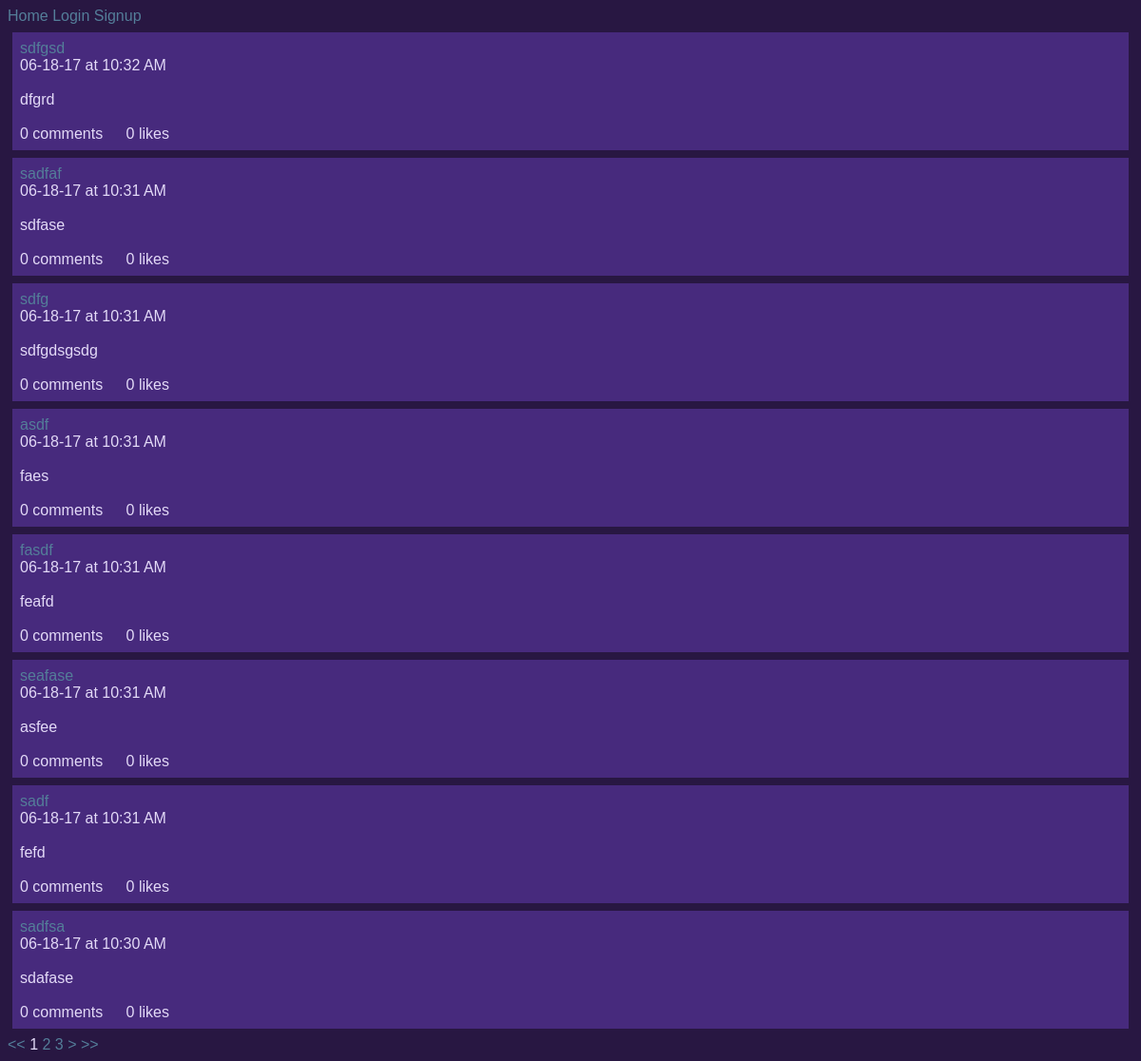
Screenshot of /ben/posts/ with the database file from the repository.
### posts/models.py (models this page shows)
class Post(models.Model):
        title = models.CharField(max_length=100)
        pub_date = models.DateTimeField('date published', auto_now_add=True)
        body = models.TextField()
        user = models.ForeignKey(User, on_delete=models.CASCADE, null=True)
        def utc_to_local(self, utc_datetime):
	        return utc_datetime.astimezone(tz=None)
        def __str__(self):
	        date = self.utc_to_local(self.pub_date).strftime('%m-%d-%y')
	        time = self.utc_to_local(self.pub_date).strftime('%I:%M %p')
	        return '%s at %s \n\n %s \n\n' % (date, time, self.body)

### posts/views.py (the view)
def index(request, username):
    try:
    	User.objects.get(username=username)
    except:
        context = {'username': None}
        return render(request, 'posts/index.html', context)
    user = User.objects.get(username=username)
    posts = Post.objects.filter(user=user).order_by('-pub_date')
    paginator = Paginator(posts, 8)
    page = request.GET.get('page')
    try:
        posts = paginator.page(page);
    except PageNotAnInteger:
        posts = paginator.page(1);
    except EmptyPage:
        posts = paginator.page(paginator.num_pages)
    try:
        lastMinusCurrent = paginator.num_pages - posts.number
    except EmptyPage:
        lastMinusCurrent = 1
    try:
        previousPreviousPage = paginator.page(posts.number - 2)
    except EmptyPage:
        previousPreviousPage = 1
    try:
        nextNextPage = paginator.page(posts.number + 2)
    except EmptyPage:
        nextNextPage = 1
        print(lastMinusCurrent)
        print(previousPreviousPage)
        print(nextNextPage)
    context = {
        'username': user,
        'posts': posts,
        'last_minus_current': lastMinusCurrent,
        'previous_previous_page': previousPreviousPage,
        'next_next_page': nextNextPage
    }
    return render(request, 'posts/index.html', context)

### posts/templatetags/likes_features.py (called while the page is built)
@register.simple_tag
def like_text(count):
	if count == 1:
		return str(count) + " like"
	else:
		return str(count) + " likes"

@register.simple_tag
def comment_text_index(count):
	if count == 1:
		return str(count) + " comment"
	else:
		return str(count) + " comments"

### posts/templates/posts/index.html (shortened to what this page needs)
{% extends 'Blog/base.html' %}
{% load likes_features %}
{% block content %}
{% if username == None %}
	<h1>"Whoa dude, this user doesn't exist!"</h1>
{% else %}
	{% for post in posts %}
		<div class="post">
			<a href={% url 'posts:display-post' username=username post_number=post.id %}>{{ post.title|linebreaksbr }}</a> <br>
			{{ post|linebreaksbr }}
			<span class="comments">
				{% comment_text_index post.comment_set.count %}
			</span>
			<span class="likes" id="like-{{ post.id }}">
			{% like_text post.like_set.count %}
			</span>
		</div>
	{% endfor %}
		<div class='pagination'>
			<span class='page-nav'>
				<span>
					<a href="?page=1">&lt;&lt;</a>
				</span>
				<span class='current'>
					{{ posts.number }}
				</span>
				{% if last_minus_current >= 2  %}
				<span>
					<a href="?page={{ posts.next_page_number }}">{{ posts.next_page_number }}</a>
				</span>
				<span>
					<a href="?page={{ next_next_page.number }}">{{ next_next_page.number }}</a>
				</span>
				{% elif last_minus_current == 1 %}
				<span>
					<a href="?page={{ posts.next_page_number }}">{{ posts.next_page_number }}</a>
				</span>
				{% endif %}
			{% if posts.has_next %}
				<a href="?page={{ posts.next_page_number }}">&gt;</a>
			{% endif %}
			<span>
				<a href="?page={{ posts.paginator.num_pages }}">&gt;&gt;</a>
			</span>
		</div>
{% endif %}
{% endblock content %}

### static/Blog/site.css (style rules this page uses)
a:link { text-decoration: none; color: #547E99; }
body { color: #E3DAF7; background-color: #281742; font-family: Arial, Georgia, serif; }
.post { background-color: #472A7D; padding: 8px; margin: 8px 5px; }
.comments { padding-right: 20px; color: #E3DAF7; }

### rows the page displays
Post: title "sdfgsd", pub_date+body "06-18-17 at 10:32 AM dfgrd", id "0 comments", id "0 likes"
Post: title "sadfaf", pub_date+body "06-18-17 at 10:31 AM sdfase", id "0 comments", id "0 likes"
Post: title "sdfg", pub_date+body "06-18-17 at 10:31 AM sdfgdsgsdg", id "0 comments", id "0 likes"
Post: title "asdf", pub_date+body "06-18-17 at 10:31 AM faes", id "0 comments", id "0 likes"
Post: title "fasdf", pub_date+body "06-18-17 at 10:31 AM feafd", id "0 comments", id "0 likes"
Post: title "seafase", pub_date+body "06-18-17 at 10:31 AM asfee", id "0 comments", id "0 likes"
Post: title "sadf", pub_date+body "06-18-17 at 10:31 AM fefd", id "0 comments", id "0 likes"
Post: title "sadfsa", pub_date+body "06-18-17 at 10:30 AM sdafase", id "0 comments", id "0 likes"

### other values shown
{{ posts.number }} "1"
{{ posts.next_page_number }} "2"
{{ next_next_page.number }} "3"
